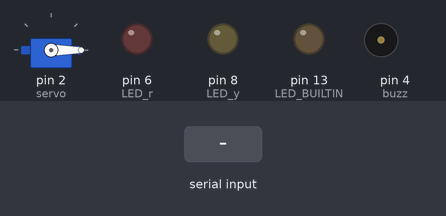
The sketch below on a simulated Arduino Uno, built with avr-gcc and run on an emulated ATmega328P. On the bench: servo, output pins drawn as LEDs (lit = HIGH), buzzer (waves = sounding, pin HIGH). The test bench sets the inputs (shaded band).

Above: at 4.2 s.
4.3 s: "a" received over the second serial link
At 6.4 s:
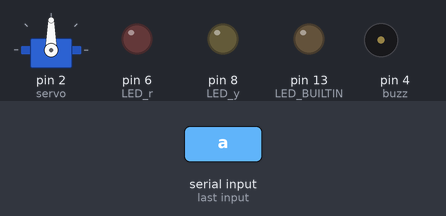
9.6 s: "b" received over the second serial link
At 9.7 s:
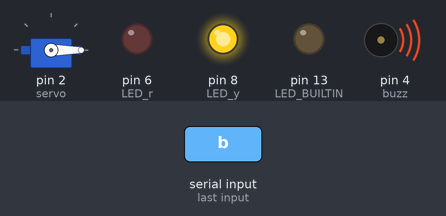
11.3 s: "c" received over the second serial link
At 11.55 s:
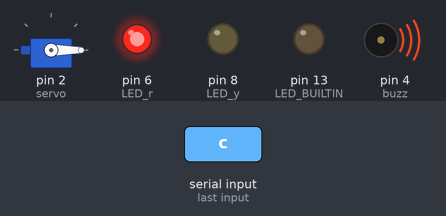
Timing chart, 0 to 14.3 s (numbered marks = the images above; inputs shaded):
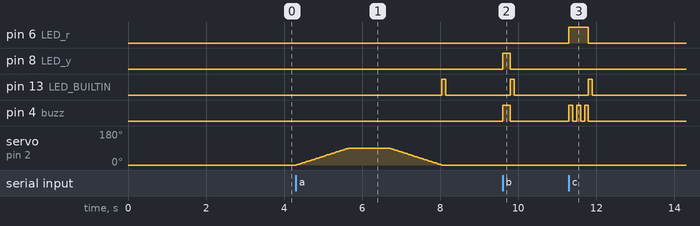

The sketch:

ard2.ino
```cpp
#include <Servo.h>
Servo portal;
#include <SoftwareSerial.h>
SoftwareSerial s(10,11);
const int buzz = 4;
const int LED_y = 8;
const int LED_r = 6;
const int servo = 2;

int pos = 0;//

void setup()
{
  pinMode(buzz, OUTPUT);
  pinMode(LED_y, OUTPUT);
  pinMode(LED_r, OUTPUT);
  pinMode(servo, OUTPUT);
  pinMode(LED_BUILTIN, OUTPUT);

  portal.attach(2);
  portal.write(0);
  delay(3000);

  s.begin(115200);
  while (!Serial) {
  ; // wait for serial port to connect. Needed for native USB port only
  }
}

void loop()
{
  if (s.available()>0)
  {
    //String reply = s.readStringUntil('.');
    char reply = s.read();
    //reply = ok;
    //Serial.print(reply);
    switch(reply)
    {
      case 'a': buzzer_ok(); break;
      case 'b': buzzer_hot(); break;
      case 'c': buzzer_vhot(); break;
    }
    digitalWrite(LED_BUILTIN, HIGH);
    delay(100);
    digitalWrite(LED_BUILTIN, LOW);
    s.read();
    s.println(reply);
  }
}

void buzzer_ok()
{
  for (pos = 0; pos <= 90; pos += 1)
  {
    portal.write(pos);
    delay(15);
  }
  delay(1000);
  for (pos = 90; pos >= 0; pos -= 1)
  {
    portal.write(pos);
    delay(15);
  }
}
void buzzer_hot()
{
  digitalWrite(LED_y, HIGH);
  digitalWrite(buzz, HIGH);
  delay(200);
  digitalWrite(buzz, LOW);
  digitalWrite(LED_y, LOW);
}
void buzzer_vhot()
{
  digitalWrite(LED_r, HIGH);
  digitalWrite(buzz, HIGH);
  delay(100);
  digitalWrite(buzz, LOW);
  delay(100);
  digitalWrite(buzz, HIGH);
  delay(100);
  digitalWrite(buzz, LOW);
  delay(100);
  digitalWrite(buzz, HIGH);
  delay(100);
  digitalWrite(buzz, LOW);
  digitalWrite(LED_r, LOW);
}
```

Measured:
- after the input at 4.3 s, pin 13 (LED_BUILTIN): LOW → HIGH after 3.7 s, → LOW 0.10 s later; servo on pin 2 (servo): rises from 0° to 90° in 1.4 s, then falls to 0° in 2.4 s
- after the input at 9.6 s, pin 8 (LED_y), pin 4 (buzz): LOW → HIGH at once, → LOW 0.20 s later; pin 13 (LED_BUILTIN): LOW → HIGH after 0.20 s, → LOW 0.10 s later
- after the input at 11.3 s, pin 6 (LED_r): LOW → HIGH at once, → LOW 0.50 s later; pin 13 (LED_BUILTIN): LOW → HIGH after 0.50 s, → LOW 0.10 s later; pin 4 (buzz): alternates HIGH for 0.10 s and LOW for 0.10 s, 6 changes in all, then stays LOW, starting at once
